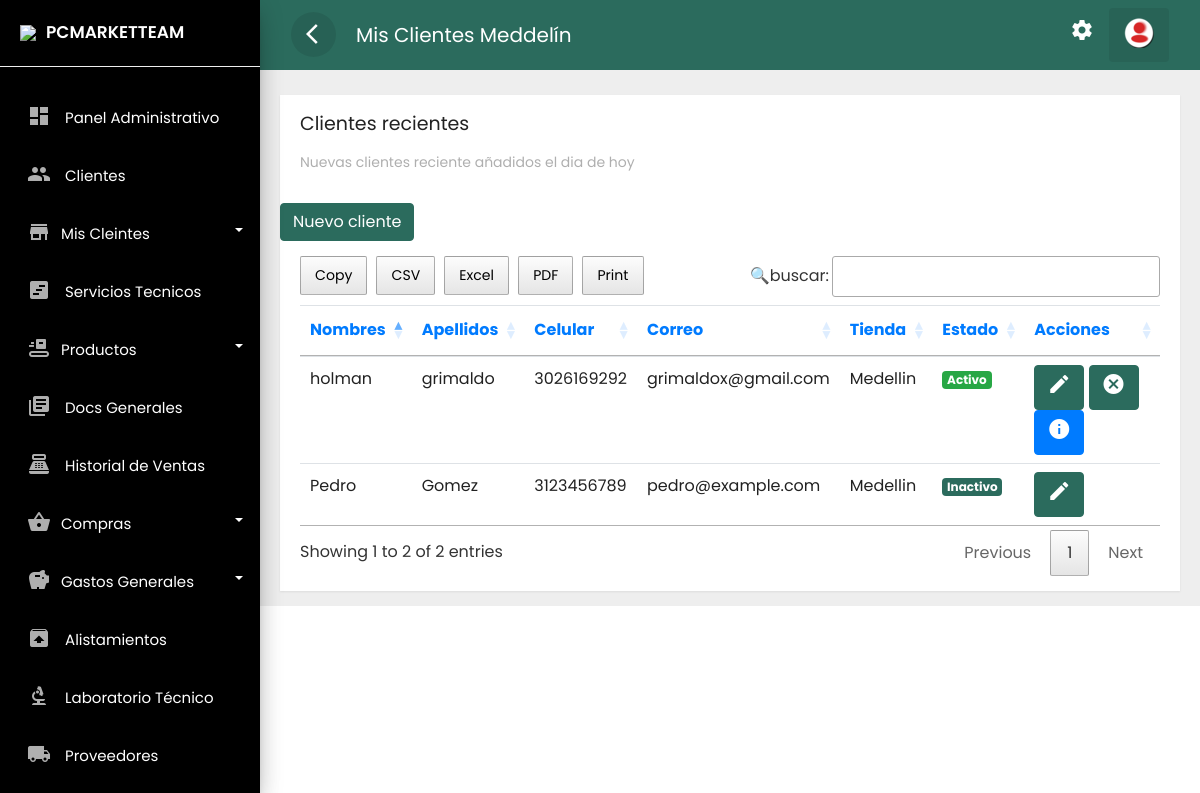
The page /frontend/clientes/medellin.php (signed in) on the database as committed earlier.
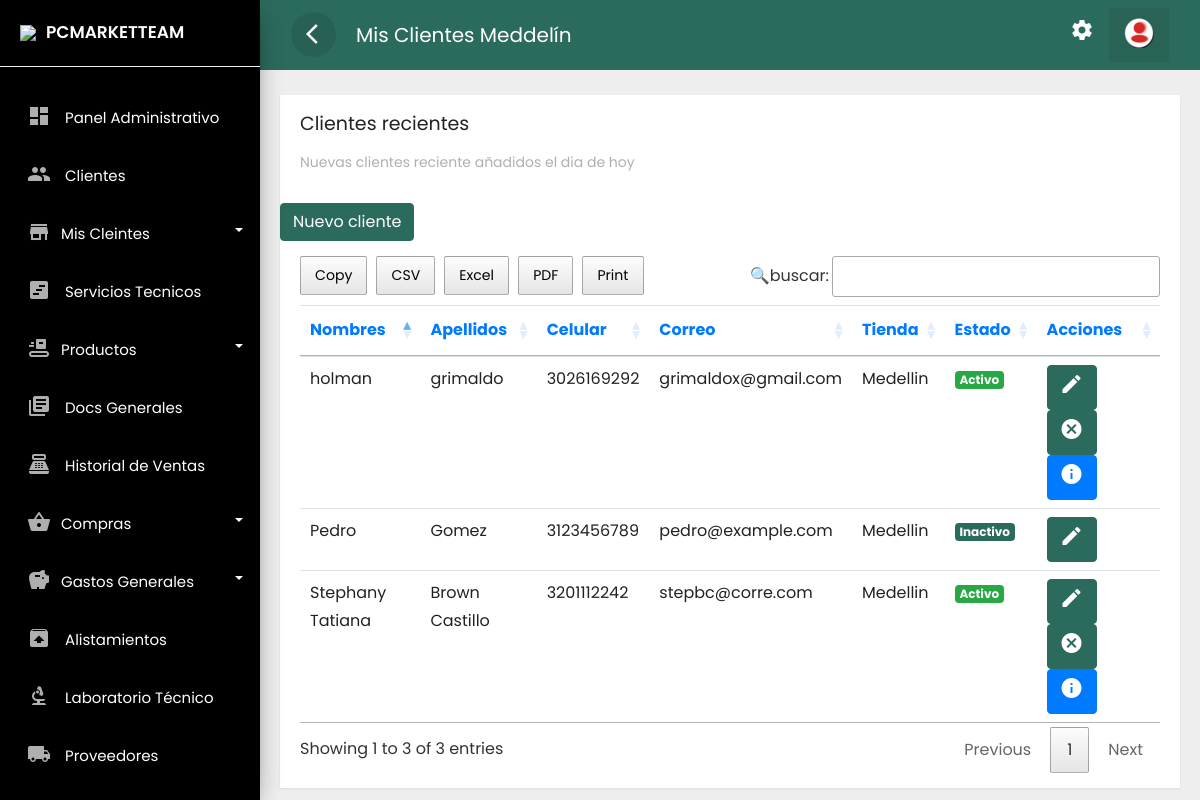
The same page on the database as committed later.
### tables this page shows
CREATE TABLE `clientes` (
  `idclie` int(11) NOT NULL,
  `numid` char(8) NOT NULL,
  `nomcli` text NOT NULL,
  `apecli` text NOT NULL,
  `naci` date NOT NULL,
  `correo` text NOT NULL,
  `celu` char(10) NOT NULL,
  `estad` varchar(15) NOT NULL,
  `fere` timestamp NOT NULL DEFAULT current_timestamp(),
  `dircli` text DEFAULT NULL,
  `ciucli` text DEFAULT NULL,
  `idsede` text DEFAULT NULL
);

### frontend/clientes/medellin.php (the view, shortened to what the changed rows need)
<?php if(isset($_SESSION['id'])) { ?>
<!doctype html>
<html lang="es">
<head>
    <link rel="stylesheet" href="../../backend/css/bootstrap.min.css">
    <link rel="stylesheet" href="../../backend/css/custom.css">
    <link rel="stylesheet" href="../../backend/css/loader.css">
    <link rel="stylesheet" type="text/css" href="../../backend/css/datatable.css">
    <link rel="stylesheet" type="text/css" href="../../backend/css/buttonsdataTables.css">
    <link rel="stylesheet" type="text/css" href="../../backend/css/font.css">
</head>
<body>
    <div class="wrapper">
        <?php    include_once '../layouts/nav.php';  include_once '../layouts/menu_data.php';    ?>
        <nav id="sidebar">
            <div class="sidebar-header">
                <h3><img src="../../backend/img/favicon.png" class="img-fluid"><span>PCMARKETTEAM</span></h3>
            </div>
            <?php renderMenu($menu); ?>
        </nav>
        <div id="content">
            <div class="top-navbar">
                <nav class="navbar navbar-expand-lg">
                    <div class="container-fluid">
                        <button type="button" id="sidebarCollapse" class="d-xl-block d-lg-block d-md-mone d-none">
                            <span class="material-icons">arrow_back_ios</span>
                        </button>
                        <a class="navbar-brand" href="#"> Mis Clientes Meddelín</a>
                        <div class="collapse navbar-collapse d-lg-block d-xl-block d-sm-none d-md-none d-none"
                            id="navbarSupportedContent">
                            <ul class="nav navbar-nav ml-auto">
                                <li class="nav-item">
                                    <a class="nav-link" href="../cuenta/configuracion.php">
                                        <span class="material-icons">settings</span>
                                    </a>
                                </li>
                                <li class="dropdown nav-item active">
                                    <a href="#" class="nav-link" data-toggle="dropdown">
                                        <img src="../../backend/img/reere.png">
                                    </a>
                                </li>
                            </ul>
                        </div>
                    </div>
                </nav>
            </div>
            <div class="main-content">
                <div class="row ">
                    <div class="col-lg-12 col-md-12">
                        <div class="card" style="min-height: 485px">
                            <div class="card-header card-header-text">
                                <h4 class="card-title">Clientes recientes</h4>
                                <p class="category">Nuevas clientes reciente añadidos el dia de hoy</p>
                            </div>
                            <br>
                            <a href="../clientes/nuevo.php" class="btn btn-danger text-white">Nuevo cliente</a>
                            <br>
                            <div class="card-content table-responsive">
<?php
require '../../backend/bd/ctconex.php';
$sentencia = $connect->prepare("SELECT * FROM clientes WHERE idsede = 'Medellin' OR idsede = '2' OR idsede = 'Medellín' OR idsede = 'medellin' ORDER BY nomcli DESC;");
$sentencia->execute();
$data =  array();
if($sentencia){
    while($r = $sentencia->fetchObject()){
        $data[] = $r;
    }
}
?>
                                <?php if(count($data)>0):?>
                                <table class="table table-hover" id="example">
                                    <thead class="text-primary">
                                        <tr>
                                            <th>Nombres</th>
                                            <th>Apellidos</th>
                                            <th>Celular</th>
                                            <th>Correo</th>
                                            <th>Tienda</th>
                                            <th>Estado</th>
                                            <th>Acciones</th>
                                        </tr>
                                    </thead>
                                    <tbody>
                                        <?php foreach($data as $g):?>
                                        <tr>
                                            <td><?php echo  $g->nomcli; ?></td>
                                            <td><?php echo  $g->apecli; ?></td>
                                            <td><?php echo  $g->celu; ?></td>
                                            <td><?php echo  $g->correo; ?></td>
                                            <td><?php echo  $g->idsede; ?></td>
                                            <td><?php    if($g->estad =='Activo')  { ?>
                                                <span class="badge badge-success">Activo</span>
                                                <?php  }   else {?>
                                                <span class="badge badge-danger">Inactivo</span>
                                                <?php  } ?>
                                            </td>
                                            <td>
                                                <?php    if($g->estad =='Activo')  { ?>
                                                <a class="btn btn-warning text-white"
                                                    href="../clientes/actualizar.php?id=<?php echo  $g->idclie; ?>"><i
                                                        class='material-icons' data-toggle='tooltip'
                                                        title='editar'>edit</i></a>
                                                <a class="btn btn-danger text-white"
                                                    href="../clientes/eliminar.php?id=<?php echo  $g->idclie; ?>"><i
                                                        class='material-icons' data-toggle='tooltip'
                                                        title='cancelar'>cancel</i></a>
                                                <a class="btn btn-primary text-white"
                                                    href="../clientes/informacion.php?id=<?php echo  $g->idclie; ?>"><i
                                                        class='material-icons' data-toggle='tooltip'
                                                        title='crear'>info</i></a>
                                                <?php  }   else {?>
                                                <a class="btn btn-warning text-white"
                                                    href="../clientes/actualizar.php?id=<?php echo  $g->idclie; ?>"><i
                                                        class='material-icons' data-toggle='tooltip'
                                                        title='editar'>edit</i></a>
                                                <?php  } ?>
                                            </td>
                                        </tr>
                                        <?php endforeach; ?>
                                    </tbody>
                                </table>
                                <?php endif; ?>
                            </div>
                        </div>
                    </div>
                </div>
            </div>
        </div>
    </div>
</body>
</html>
<?php }else{
    header('Location: ../error404.php');
 } ?>

### frontend/layouts/nav.php
<?php
function renderMenu($items)
{
    echo '<ul class="list-unstyled components">';
    foreach ($items as $item) {
        if (isset($item['children'])) {
            echo '<li class="dropdown">
                    <a href="#' . $item['id'] . '" data-toggle="collapse" aria-expanded="false" class="dropdown-toggle">
                        <i class="material-icons">' . $item['icon'] . '</i><span>' . $item['label'] . '</span>
                    </a>
                    <ul class="collapse list-unstyled menu" id="' . $item['id'] . '">';
            renderMenu($item['children']);
            echo '</ul></li>';
        } else {
            echo '<li>
                    <a href="' . $item['url'] . '">
                        ' . (isset($item['icon']) ? '<i class="material-icons">' . $item['icon'] . '</i>' : '') . '
                        <span>' . $item['label'] . '</span>
                    </a>
                  </li>';
        }
    }
    echo '</ul>';
}
?>

Rows that differ between the two databases and show on the page:
added clientes: nomcli "Stephany Tatiana", apecli "Brown Castillo", celu "3201112242", correo "stepbc@corre.com", idsede "Medellin", estad "Activo"
Other text that changed with them:
text written by a page script: "Copy CSV Excel PDF Print 🔍buscar: Showing 1 to 2 of 2 entries Previous 1 Next" → "Copy CSV Excel PDF Print 🔍buscar: Showing 1 to 3 of 3 entries Previous 1 Next"
